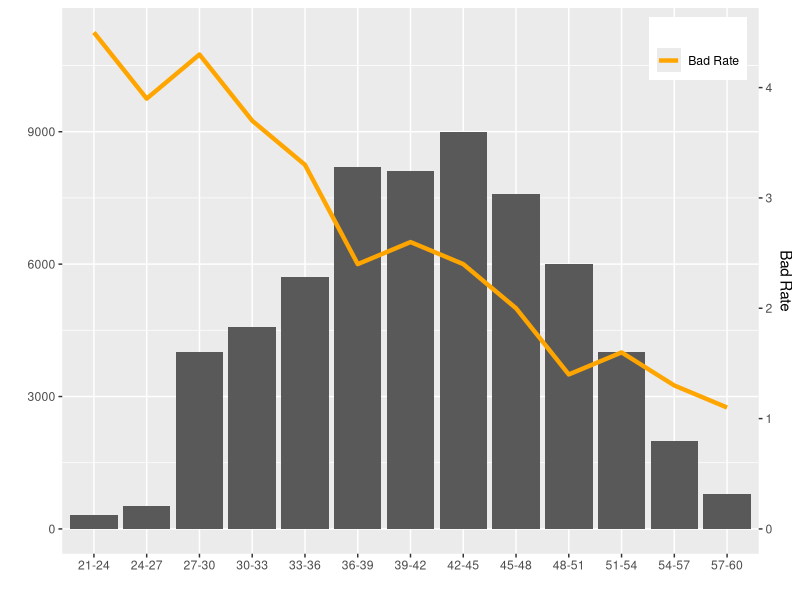

Generate this figure with R:
library("ggplot2") 
agegrp=c("21-24","24-27","27-30","30-33","33-36","36-39","39-42","42-45","45-48","48-51","51-54","54-57","57-60") 
noofloans=c(310,511,4000,4568,5698,8209,8117,9000,7600,6000,4000,2000,788) 
badrate=c(4.5,3.9,4.3,3.7,3.3,2.4,2.6,2.4,2,1.4,1.6,1.3,1.1) 
bank_data = data.frame(agegrp,noofloans) 
bank_data 
ggplot(bank_data, aes(agegrp, noofloans)) + geom_bar(stat = "identity") + geom_line(data = bank_data, aes(x = agegrp, y = badrate * 2500, color = "Bad Rate", group = 1), size = 1.5) + labs(colour = "", x = "",y = "") + theme(legend.position = c(0.98, 0.98), legend.justification = c(0.98, 0.98)) + scale_color_manual(values = c("orange")) + scale_y_continuous(sec.axis = sec_axis(~./2500, name = "Bad Rate")) 